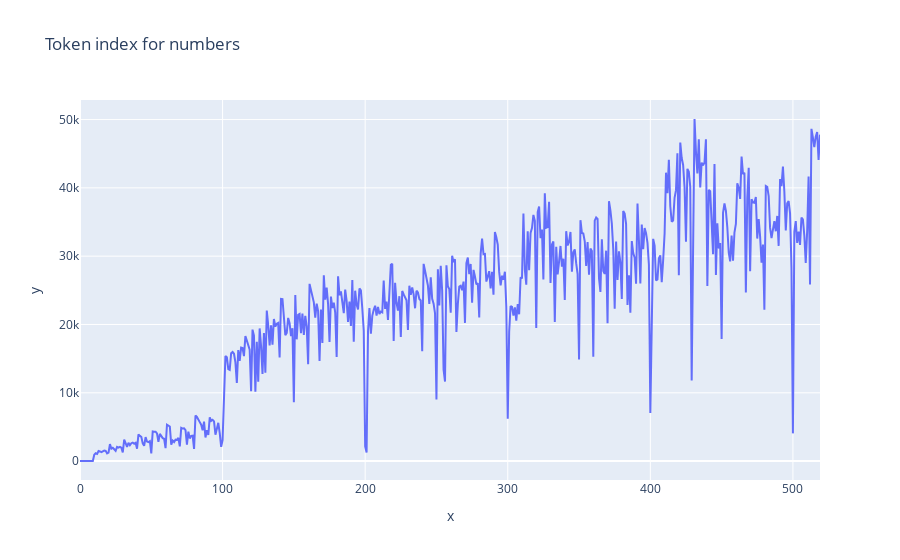

Write notebook code for a chart like this one.
### Markdown cell above
Tokens with lower indices usually correspond to more common words in the language, and the embeddings associated with these tokens are learned to capture their frequent patterns and meanings. As a result, during text generation, the model tends to assign higher probabilities to tokens with lower indices because they are more likely to appear in the context based on the patterns it has learned.

Here we see that the first 100 numbers, and the x50 and x00 numbers have lower token indices -> more likely by default in a bigram model. |

### Code cell
single_token_numbers = torch.arange(520)
number_token_index = torch.tensor([model.to_single_token(str(i)) for i in range(520)])
line(number_token_index, title="Token index for numbers")

### Figure 1 — Plotly figure (JSON) as saved in the notebook; plotly's stock layout.template omitted (floating-point values rounded to 4 significant figures; data arrays with more than 128 entries replaced by an {"elided": "..."} marker saying what was removed)
{"data": [{"hovertemplate": "x=%{x}<br>y=%{y}<extra></extra>", "legendgroup": "", "line": {"color": "#636efa", "dash": "solid"}, "marker": {"symbol": "circle"}, "mode": "lines", "name": "", "orientation": "v", "showlegend": false, "type": "scatter", "x": {"elided": "520 int values"}, "xaxis": "x", "y": {"elided": "520 int values"}, "yaxis": "y"}], "layout": {"autosize": true, "legend": {"tracegroupgap": 0}, "title": {"text": "Token index for numbers"}, "xaxis": {"anchor": "y", "autorange": true, "domain": [0, 1], "range": [0, 519], "title": {"text": "x"}, "type": "linear"}, "yaxis": {"anchor": "x", "autorange": true, "domain": [0, 1], "range": [-2766.0, 52860.0], "title": {"text": "y"}, "type": "linear"}}}
